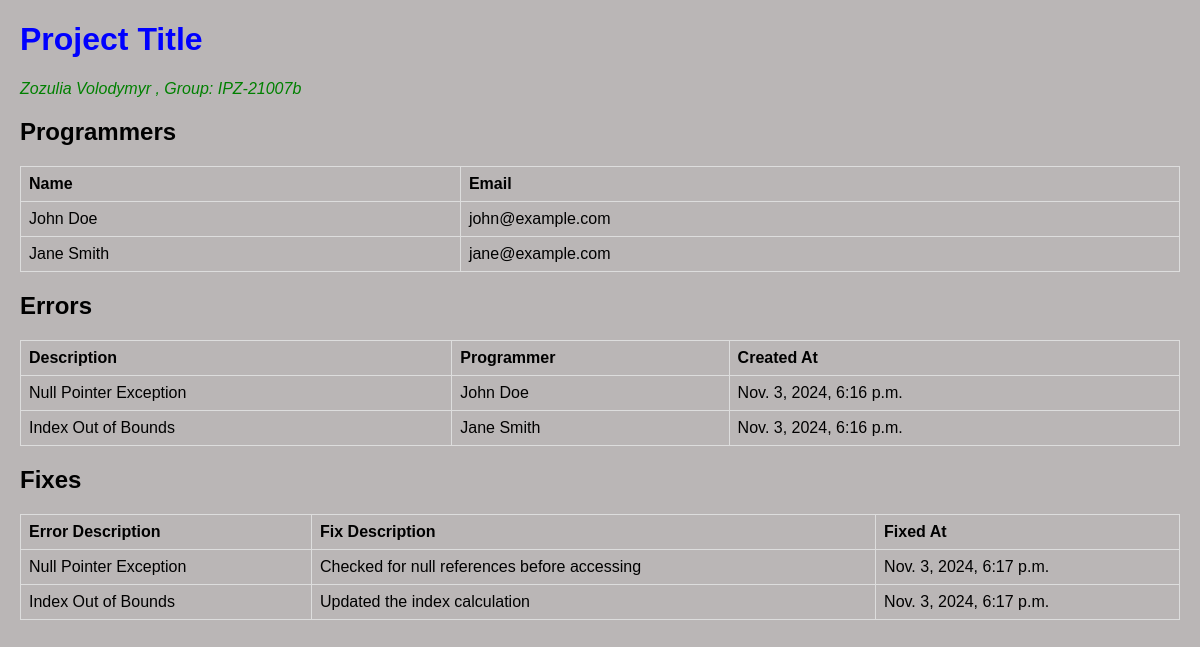
The page / on the database its author committed.
### myapp/models.py (models this page shows, shortened)
class Programmer(models.Model):
    name = models.CharField(max_length=100)
    email = models.EmailField()

class Error(models.Model):
    description = models.TextField()
    programmer = models.ForeignKey(Programmer, on_delete=models.CASCADE)
    created_at = models.DateTimeField(auto_now_add=True)

class Fix(models.Model):
    error = models.ForeignKey(Error, on_delete=models.CASCADE)
    description = models.TextField()
    fixed_at = models.DateTimeField(auto_now_add=True)

### myapp/views.py (the view)
# urls.py: 2. Add a URL to urlpatterns:  path('', views.home, name='home')
def home(request):
    programmers = Programmer.objects.all()
    errors = Error.objects.all()
    fixes = Fix.objects.all()
    return render(request, 'home.html', {
        'programmers': programmers,
        'errors': errors,
        'fixes': fixes,
    })

### myapp/templates/home.html (shortened to what this page needs)
<!DOCTYPE html>
<html lang="en">
<head>
</head>
<body>
    <h1>Project Title</h1>
    <p><em> Zozulia Volodymyr , Group: IPZ-21007b</em></p>
    <h2>Programmers</h2>
    <table>
        <tr>
            <th>Name</th>
            <th>Email</th>
        </tr>
        {% for programmer in programmers %}
        <tr>
            <td>{{ programmer.name }}</td>
            <td>{{ programmer.email }}</td>
        </tr>
        {% endfor %}
    </table>
    <h2>Errors</h2>
    <table>
        <tr>
            <th>Description</th>
            <th>Programmer</th>
            <th>Created At</th>
        </tr>
        {% for error in errors %}
        <tr>
            <td>{{ error.description }}</td>
            <td>{{ error.programmer.name }}</td>
            <td>{{ error.created_at }}</td>
        </tr>
        {% endfor %}
    </table>
    <h2>Fixes</h2>
    <table>
        <tr>
            <th>Error Description</th>
            <th>Fix Description</th>
            <th>Fixed At</th>
        </tr>
        {% for fix in fixes %}
        <tr>
            <td>{{ fix.error.description }}</td>
            <td>{{ fix.description }}</td>
            <td>{{ fix.fixed_at }}</td>
        </tr>
        {% endfor %}
    </table>
</body>
</html>

### myapp/templates/home.html (style rules this page uses)
body { font-family: Arial, sans-serif; margin: 20px; background-color: rgb(186, 182, 182); }
h1 { color: blue; }
em { color: green; }
table { width: 100%; border-collapse: collapse; margin-top: 20px; }
th, td { border: 1px solid #ddd; padding: 8px; text-align: left; }
th { font-weight: bold; }

### rows shown on the page
Programmer: name "John Doe", email "john@example.com"
Programmer: name "Jane Smith", email "jane@example.com"
Error: description "Null Pointer Exception", programmer.name "John Doe", created_at "Nov. 3, 2024, 6:16 p.m."
Error: description "Index Out of Bounds", programmer.name "Jane Smith", created_at "Nov. 3, 2024, 6:16 p.m."
Fix: error.description "Null Pointer Exception", description "Checked for null references before accessing", fixed_at "Nov. 3, 2024, 6:17 p.m."
Fix: error.description "Index Out of Bounds", description "Updated the index calculation", fixed_at "Nov. 3, 2024, 6:17 p.m."
